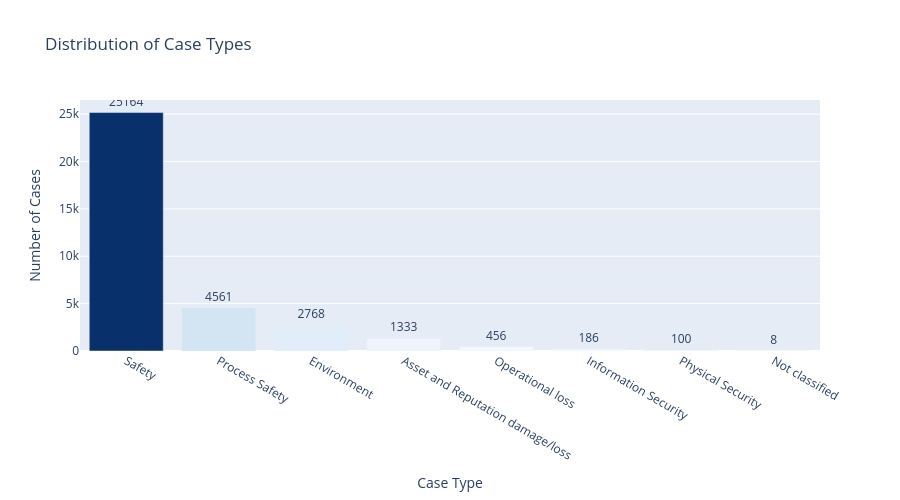
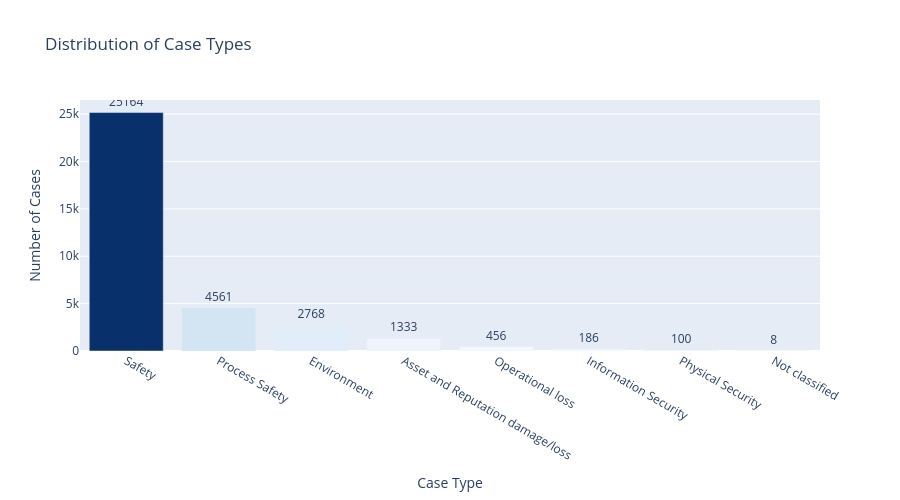

The code cell stored with these charts, in order, in its notebook:
### Code cell
# =============================================================================
# Case Type Distribution
# =============================================================================

if 'CASE_TYPE' in master_df.columns:
    case_counts = master_df['CASE_TYPE'].value_counts()
    
    fig = go.Figure(data=[go.Bar(
        x=case_counts.index.astype(str),
        y=case_counts.values,
        marker=dict(
            color=case_counts.values,
            colorscale='Blues'
        ),
        text=case_counts.values,
        textposition='outside'
    )])
    
    fig.update_layout(
        title='Distribution of Case Types',
        xaxis_title='Case Type',
        yaxis_title='Number of Cases',
        height=500,
        showlegend=False,
        hovermode='x unified'
    )
    fig.show()
    
    print(f"\nTotal unique case types: {master_df['CASE_TYPE'].nunique()}")
    print(f"Top 5 case types:\n{case_counts.head()}")

### Figure 1 — Plotly figure (JSON) as saved in the notebook; plotly's stock layout.template omitted (floating-point values rounded to 4 significant figures)
{"data": [{"marker": {"color": [25164, 4561, 2768, 1333, 456, 186, 100, 8], "colorscale": [[0, "rgb(247,251,255)"], [0.125, "rgb(222,235,247)"], [0.25, "rgb(198,219,239)"], [0.375, "rgb(158,202,225)"], [0.5, "rgb(107,174,214)"], [0.625, "rgb(66,146,198)"], [0.75, "rgb(33,113,181)"], [0.875, "rgb(8,81,156)"], [1, "rgb(8,48,107)"]]}, "text": [25164, 4561, 2768, 1333, 456, 186, 100, 8], "textposition": "outside", "type": "bar", "x": ["Safety", "Process Safety", "Environment", "Asset and Reputation damage/loss", "Operational loss", "Information Security", "Physical Security", "Not classified"], "y": [25164, 4561, 2768, 1333, 456, 186, 100, 8]}], "layout": {"height": 500, "hovermode": "x unified", "showlegend": false, "title": {"text": "Distribution of Case Types"}, "xaxis": {"title": {"text": "Case Type"}}, "yaxis": {"title": {"text": "Number of Cases"}}}}

### Figure 2 — Plotly figure (JSON) as saved in the notebook; plotly's stock layout.template omitted (floating-point values rounded to 4 significant figures)
{"data": [{"marker": {"color": [25164, 4561, 2768, 1333, 456, 186, 100, 8], "colorscale": [[0, "rgb(247,251,255)"], [0.125, "rgb(222,235,247)"], [0.25, "rgb(198,219,239)"], [0.375, "rgb(158,202,225)"], [0.5, "rgb(107,174,214)"], [0.625, "rgb(66,146,198)"], [0.75, "rgb(33,113,181)"], [0.875, "rgb(8,81,156)"], [1, "rgb(8,48,107)"]]}, "text": [25164, 4561, 2768, 1333, 456, 186, 100, 8], "textposition": "outside", "type": "bar", "x": ["Safety", "Process Safety", "Environment", "Asset and Reputation damage/loss", "Operational loss", "Information Security", "Physical Security", "Not classified"], "y": [25164, 4561, 2768, 1333, 456, 186, 100, 8]}], "layout": {"height": 500, "hovermode": "x unified", "showlegend": false, "title": {"text": "Distribution of Case Types"}, "xaxis": {"title": {"text": "Case Type"}}, "yaxis": {"title": {"text": "Number of Cases"}}}}
